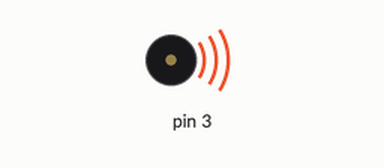
Bench run of a sketch on a simulated Arduino Uno, built with avr-gcc and run on an emulated ATmega328P. On the bench: buzzer (waves = sounding).

Above: at 0.4 s.
Timing chart, 0 to 8.3 s (numbered marks = the images above):
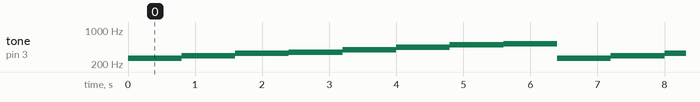

Measured:
- by itself, tone on pin 3: repeats every 6.4 s: 293 Hz 0.80 s, 329 Hz 0.80 s, 349 Hz 0.80 s, 392 Hz 0.80 s, 440 Hz 0.80 s, 493 Hz 0.80 s, 523 Hz 0.80 s, 261 Hz 0.80 s

The sketch:

C24-6.ino
```cpp
#define c_4 261
#define d_4 293
#define e_4 329
#define f_4 349
#define g_4 392
#define a_4 440
#define b_4 493
#define c_5 523

void setup() {
  pinMode(3,OUTPUT);
}

void loop() {

 tone(3,c_4); delay(800);
 tone(3,d_4); delay(800);
 tone(3,e_4); delay(800);
 tone(3,f_4); delay(800);
 tone(3,g_4); delay(800);
 tone(3,a_4); delay(800);
 tone(3,b_4); delay(800);
 tone(3,c_5); delay(800);

}
```
